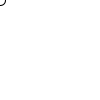
Frame 1 (no input)
Frame 60 (the mouse pressed at the canvas centre just before this capture): identical to frame 1, image omitted
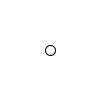
Frame 120 (the mouse held since frame 60 and released just before this capture)

The Processing sketch that drew these frames (run headless with seeded random() and noise(); from frame 60 on, the mouse is pressed at the canvas centre):

// Processing sketch: c2_mouseXY
// ── c2_mouseXY.pde
void setup() 
{
  size(100, 100);
}

void draw() 
{
  background(255); 
  ellipse(mouseX, mouseY, 10, 10);
} 
